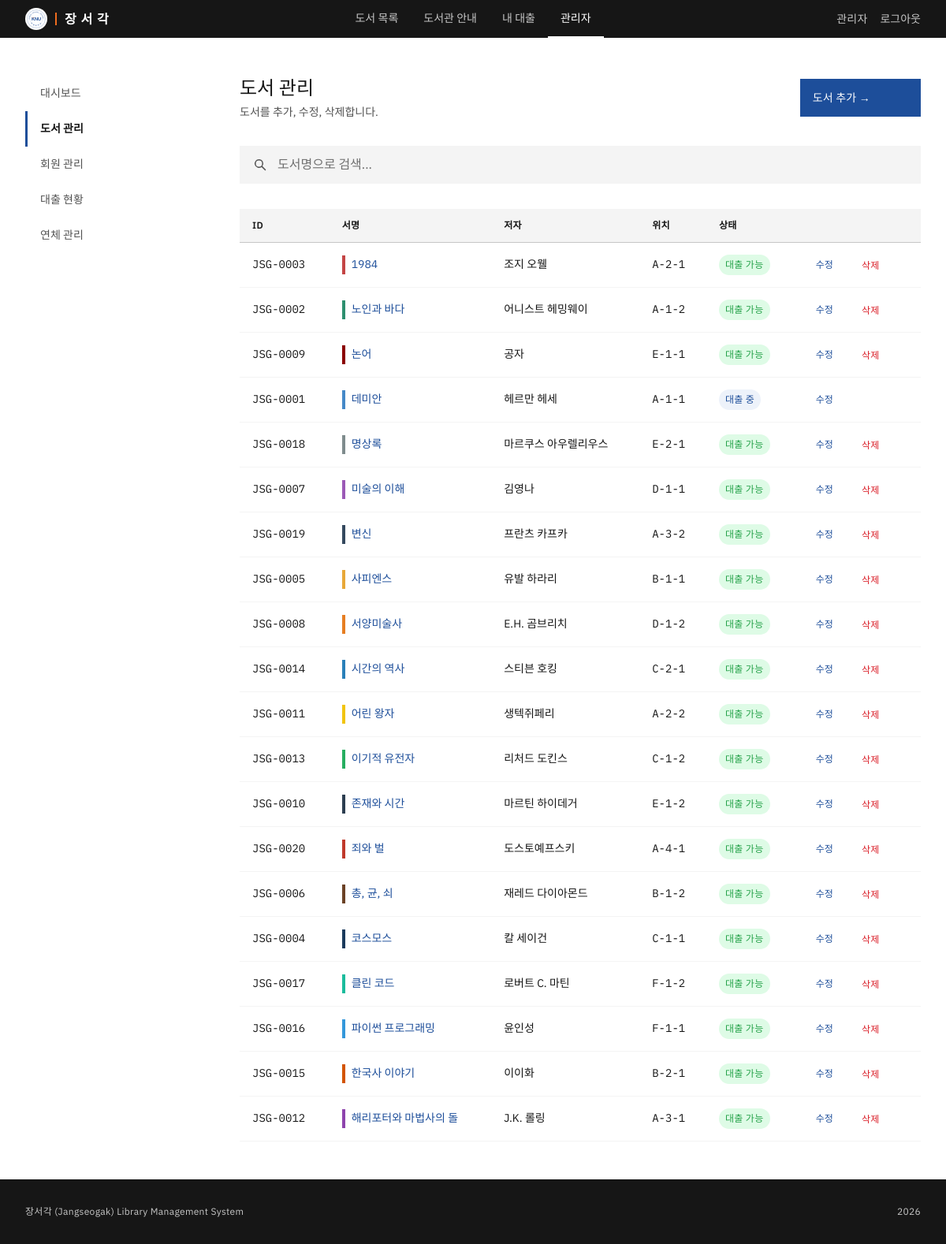
Screenshot of /admin/books (signed in) with the database file from the repository.
### tables this page shows
CREATE TABLE books (
            id INTEGER PRIMARY KEY AUTOINCREMENT,
            title TEXT NOT NULL,
            author TEXT NOT NULL,
            isbn TEXT,
            publisher TEXT,
            year INTEGER,
            location_section TEXT NOT NULL,
            location_shelf INTEGER NOT NULL,
            location_row INTEGER NOT NULL,
            status TEXT NOT NULL DEFAULT 'available',
            cover_color TEXT DEFAULT '#c6c6c6',
            created_at TEXT DEFAULT (datetime('now', 'localtime'))
        );

### app.py (the view)
@app.route('/admin/books')
@admin_required
def admin_books():
    q = request.args.get('q', '').strip()
    books = models.get_all_books(search_query=q if q else None)
    return render_template('admin/books.html', books=books, q=q)

### app.py (called while the page is built)
@app.context_processor
def inject_globals():
    return {
        'sections': SECTIONS,
        'now': datetime.now(),
        'server_ip': SERVER_IP,
        'server_port': SERVER_PORT,
        'fine_per_day': FINE_PER_DAY,
    }

def admin_required(f):
    @wraps(f)
    def decorated(*args, **kwargs):
        if 'member_id' not in session:
            flash('로그인이 필요합니다.', 'warning')
            return redirect(url_for('login'))
        if session.get('role') != 'admin':
            flash('관리자 권한이 필요합니다.', 'error')
            return redirect(url_for('index'))
        return f(*args, **kwargs)
    return decorated

### models.py (called while the page is built)
def get_db():
    db = sqlite3.connect(DATABASE)
    db.row_factory = sqlite3.Row
    db.execute("PRAGMA journal_mode=WAL")
    db.execute("PRAGMA foreign_keys=ON")
    return db

def get_all_books(search_query=None, search_by='title', section=None):
    db = get_db()
    query = 'SELECT * FROM books'
    params = []
    conditions = []
    if search_query:
        if search_by == 'author':
            conditions.append('author LIKE ?')
        else:
            conditions.append('title LIKE ?')
        params.append(f'%{search_query}%')
    if section:
        conditions.append('location_section = ?')
        params.append(section)
    if conditions:
        query += ' WHERE ' + ' AND '.join(conditions)
    query += ' ORDER BY title'
    books = db.execute(query, params).fetchall()
    db.close()
    return books

### templates/admin/books.html (shortened to what this page needs)
{% extends 'base.html' %}
{% block content %}
<div class="container">
  <div class="admin-layout">
    {% include 'admin/_sidebar.html' %}
    <div class="admin-main">
      <div class="page-header flex flex-between flex-center flex-wrap" style="gap: 16px;">
        <div>
          <h1 class="page-header-title">도서 관리</h1>
          <p class="page-header-sub">도서를 추가, 수정, 삭제합니다.</p>
        </div>
        <a href="{{ url_for('admin_book_add') }}" class="btn btn-primary">도서 추가 &rarr;</a>
      </div>
      <form method="GET" action="{{ url_for('admin_books') }}" class="search-bar">
        <input type="text" name="q" class="form-input" placeholder="도서명으로 검색..." value="{{ q }}">
      </form>
      {% if books %}
      <table class="data-table">
        <thead>
          <tr>
            <th>ID</th>
            <th>서명</th>
            <th>저자</th>
            <th>위치</th>
            <th>상태</th>
            <th></th>
          </tr>
        </thead>
        <tbody>
          {% for book in books %}
          <tr>
            <td class="mono">JSG-{{ '%04d' % book.id }}</td>
            <td>
              <div style="display: flex; align-items: center; gap: 8px;">
                <div style="width: 4px; height: 24px; background: {{ book.cover_color }};"></div>
                <a href="{{ url_for('book_detail', book_id=book.id) }}">{{ book.title }}</a>
              </div>
            </td>
            <td class="text-secondary">{{ book.author }}</td>
            <td class="mono">{{ book.location_section }}-{{ book.location_shelf }}-{{ book.location_row }}</td>
            <td>
              {% if book.status == 'available' %}
              <span class="tag tag-available">대출 가능</span>
              {% elif book.status == 'in_use' %}
              <span class="tag tag-in-use">이용 중</span>
              {% else %}
              <span class="tag tag-on-loan">대출 중</span>
              {% endif %}
            </td>
            <td>
              <div class="actions">
                <a href="{{ url_for('admin_book_edit', book_id=book.id) }}" class="btn btn-ghost btn-sm">수정</a>
                {% if book.status == 'available' %}
                <form method="POST" action="{{ url_for('admin_book_delete', book_id=book.id) }}" style="margin:0;"
                      onsubmit="return confirm('정말 삭제하시겠습니까?')">
                  <button type="submit" class="btn btn-ghost btn-sm" style="color: var(--cds-support-error);">삭제</button>
                </form>
                {% endif %}
              </div>
            </td>
          </tr>
          {% endfor %}
        </tbody>
      </table>
      {% else %}
      <div class="empty-state">
        <p class="empty-state-text">등록된 도서가 없습니다.</p>
      </div>
      {% endif %}
    </div>
  </div>
</div>
{% endblock %}

### rows the page displays
books: id "0003", title "1984", author "조지 오웰", location_section "A", location_shelf "2", location_row "1", status "대출 가능"
books: id "0002", title "노인과 바다", author "어니스트 헤밍웨이", location_section "A", location_shelf "1", location_row "2", status "대출 가능"
books: id "0009", title "논어", author "공자", location_section "E", location_shelf "1", location_row "1", status "대출 가능"
books: id "0001", title "데미안", author "헤르만 헤세", location_section "A", location_shelf "1", location_row "1", status "대출 중"
books: id "0018", title "명상록", author "마르쿠스 아우렐리우스", location_section "E", location_shelf "2", location_row "1", status "대출 가능"
books: id "0007", title "미술의 이해", author "김영나", location_section "D", location_shelf "1", location_row "1", status "대출 가능"
books: id "0019", title "변신", author "프란츠 카프카", location_section "A", location_shelf "3", location_row "2", status "대출 가능"
books: id "0005", title "사피엔스", author "유발 하라리", location_section "B", location_shelf "1", location_row "1", status "대출 가능"
books: id "0008", title "서양미술사", author "E.H. 곰브리치", location_section "D", location_shelf "1", location_row "2", status "대출 가능"
books: id "0014", title "시간의 역사", author "스티븐 호킹", location_section "C", location_shelf "2", location_row "1", status "대출 가능"
books: id "0011", title "어린 왕자", author "생텍쥐페리", location_section "A", location_shelf "2", location_row "2", status "대출 가능"
books: id "0013", title "이기적 유전자", author "리처드 도킨스", location_section "C", location_shelf "1", location_row "2", status "대출 가능"
books: id "0010", title "존재와 시간", author "마르틴 하이데거", location_section "E", location_shelf "1", location_row "2", status "대출 가능"
books: id "0020", title "죄와 벌", author "도스토예프스키", location_section "A", location_shelf "4", location_row "1", status "대출 가능"
books: id "0006", title "총, 균, 쇠", author "재레드 다이아몬드", location_section "B", location_shelf "1", location_row "2", status "대출 가능"
books: id "0004", title "코스모스", author "칼 세이건", location_section "C", location_shelf "1", location_row "1", status "대출 가능"
books: id "0017", title "클린 코드", author "로버트 C. 마틴", location_section "F", location_shelf "1", location_row "2", status "대출 가능"
books: id "0016", title "파이썬 프로그래밍", author "윤인성", location_section "F", location_shelf "1", location_row "1", status "대출 가능"
books: id "0015", title "한국사 이야기", author "이이화", location_section "B", location_shelf "2", location_row "1", status "대출 가능"
books: id "0012", title "해리포터와 마법사의 돌", author "J.K. 롤링", location_section "A", location_shelf "3", location_row "1", status "대출 가능"

### other values shown
{{ session.get('name', '') }} "관리자"
